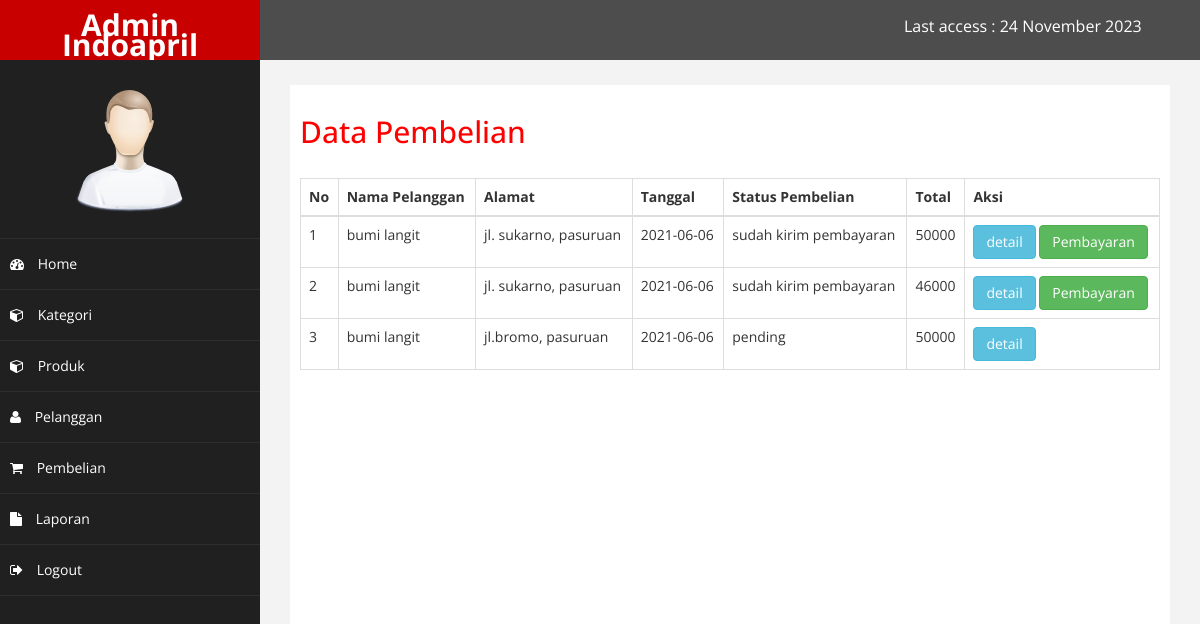
The app's page /admin/index.php?halaman=data_pembelian (signed in) with its own data.
### tables this page shows
CREATE TABLE IF NOT EXISTS `pembelian` (
  `id_pembelian` int(11) NOT NULL AUTO_INCREMENT,
  `id_pelanggan` int(11) DEFAULT NULL,
  `alamat` text,
  `tanggal_pembelian` date DEFAULT NULL,
  `total_pembelian` int(11) DEFAULT NULL,
  `id_ongkir` int(11) DEFAULT NULL,
  `id_pengiriman` int(11) DEFAULT NULL,
  `nama_kota` varchar(100) DEFAULT NULL,
  `tarif` int(11) DEFAULT NULL,
  `status_pembelian` varchar(100) DEFAULT 'pending',
  `resi_pengiriman` varchar(50) DEFAULT NULL,
  PRIMARY KEY (`id_pembelian`),
  KEY `id_pelanggan` (`id_pelanggan`),
  KEY `id_ongkir` (`id_ongkir`),
  KEY `id_pengiriman` (`id_pengiriman`),
  CONSTRAINT `FK1_pelanggan` FOREIGN KEY (`id_pelanggan`) REFERENCES `pelanggan` (`id_pelanggan`),
  CONSTRAINT `FK2_ongkir` FOREIGN KEY (`id_ongkir`) REFERENCES `ongkir` (`id_ongkir`),
  CONSTRAINT `FK4_pengiriman` FOREIGN KEY (`id_pengiriman`) REFERENCES `pengiriman` (`id_pengiriman`)
);

CREATE TABLE IF NOT EXISTS `pelanggan` (
  `id_pelanggan` int(11) NOT NULL AUTO_INCREMENT,
  `username` varchar(50) DEFAULT NULL,
  `password` varchar(50) DEFAULT NULL,
  `nama_lengkap` varchar(100) DEFAULT NULL,
  `email` varchar(50) DEFAULT NULL,
  `kontak` varchar(50) DEFAULT NULL,
  `alamat_pelanggan` text,
  PRIMARY KEY (`id_pelanggan`)
);

### admin/data_pembelian.php (the view)
<h2>Data Pembelian</h2>
<br>
<table class="table table-bordered">
	<thead>
		<tr>
			<th>No</th>
			<th>Nama Pelanggan</th>
			<th>Alamat</th>
			<th>Tanggal</th>
			<th>Status Pembelian</th>
			<th>Total</th>
			<th>Aksi</th>
		</tr>
	</thead>
	<tbody>
		<?php
		$ambil = $koneksi->query("SELECT * FROM pembelian JOIN pelanggan ON pembelian.id_pelanggan = pelanggan.id_pelanggan");
		$no = 1;
		?>
		<?php
		while ($pecah = $ambil->fetch_assoc()) { ?>
		<tr>
			<td><?php echo $no++; ?></td>
			<td><?php echo $pecah['nama_lengkap']; ?></td>
			<td><?php echo $pecah['alamat']; ?></td>
			<td><?php echo $pecah['tanggal_pembelian']; ?></td>
			<td><?php echo $pecah['status_pembelian']; ?></td>
			<td><?php echo $pecah['total_pembelian']; ?></td>
			<td>
				<a href="index.php?halaman=detail_pembelian&id=<?php echo $pecah['id_pembelian']; ?>" class="btn btn-info">detail</a>
				<?php if ($pecah['status_pembelian'] !== "pending"): ?>
					<a href="index.php?halaman=data_pembayaran&id=<?php echo $pecah['id_pembelian'] ?>" class="btn btn-success">Pembayaran</a>
				<?php endif ?>
			</td>
		</tr>
	<?php } ?>
	</tbody>
</table>

### admin/assets/css/custom.css (style rules this page uses)
body { font-family: 'Open Sans', sans-serif; }
h2 { color: #f00; }

### records on screen
pembelian: id_pelanggan.nama_lengkap "bumi langit", alamat "jl. sukarno, pasuruan", tanggal_pembelian "2021-06-06", status_pembelian "sudah kirim pembayaran", total_pembelian "50000"
pembelian: id_pelanggan.nama_lengkap "bumi langit", alamat "jl. sukarno, pasuruan", tanggal_pembelian "2021-06-06", status_pembelian "sudah kirim pembayaran", total_pembelian "46000"
pembelian: id_pelanggan.nama_lengkap "bumi langit", alamat "jl.bromo, pasuruan", tanggal_pembelian "2021-06-06", status_pembelian "pending", total_pembelian "50000"
